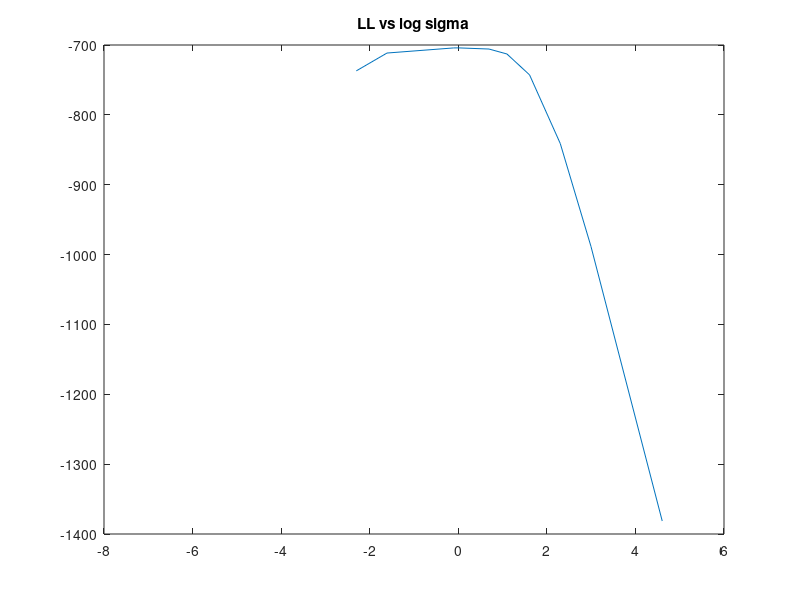
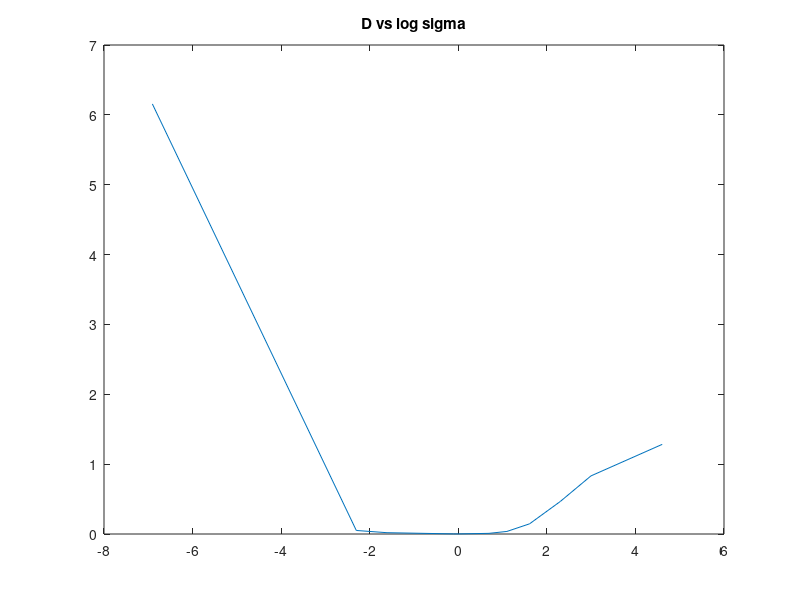

These charts were generated, in order, by the following MATLAB code:
samp=4.*randn(1000,1);
sig=[0.001;0.1;0.2;0.9;1;2;3;5;10;20;100];
losig=log(sig);
LL=zeros(11,1);
D=zeros(11,1);
p=randsample(1000,750);

T=zeros(750,1);
S=zeros(250,1);
t=uint16(1);
s=uint16(1);

for i=1:1000
    if ismember(i,p)==1
        T(t)=samp(i);
        t=t+1;
    else
        S(s)=samp(i);
        s=s+1;
    end
end

for i=1:11
    prod=0;
    d_el=0;
    for j=1:250
        sum=0;
        for k=1:750
            sum=sum+exp(-((S(j)-T(k))^2)/(2*sig(i)*sig(i)));
        end
        pes=sum/(750*sig(i)*sqrt(2*pi));
        pac=exp(-((S(j)^2)/32))/(4*sqrt(2*pi));
        d_el=d_el+((pes-pac)^2);
        prod=prod+log(sum);
    end
    D(i)=d_el;
    LL(i)=prod-250*log(750)-250*log(sig(i))-125*log(2*pi);
end
Prin=['Max LL at sigma equal to : 1'];

disp(Prin)


plot(losig,LL);
title(sprintf('LL vs log sigma'));
fname=sprintf('LL_vs_log_sig.png');
saveas(gcf,fname);


figure;
plot(losig,D);
title(sprintf('D vs log sigma'));
fname=sprintf('D_vs_log_sig.png');
saveas(gcf,fname);






      